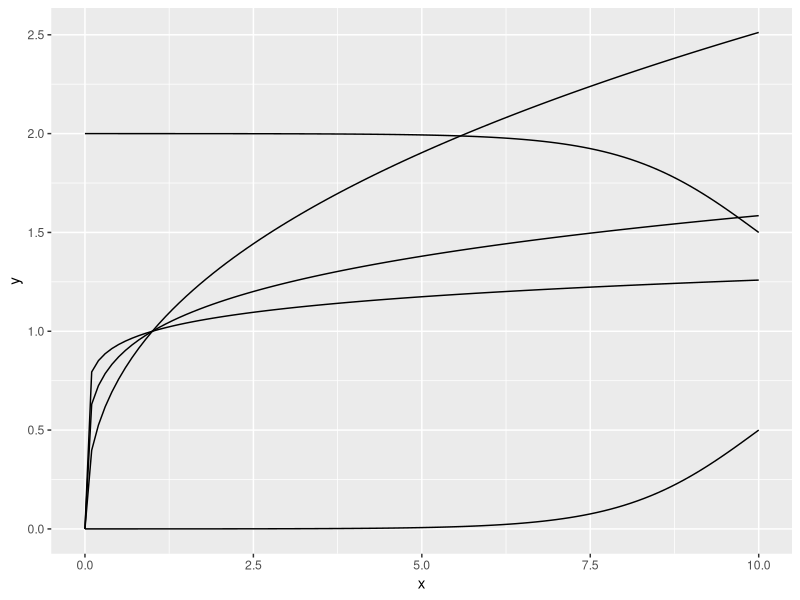
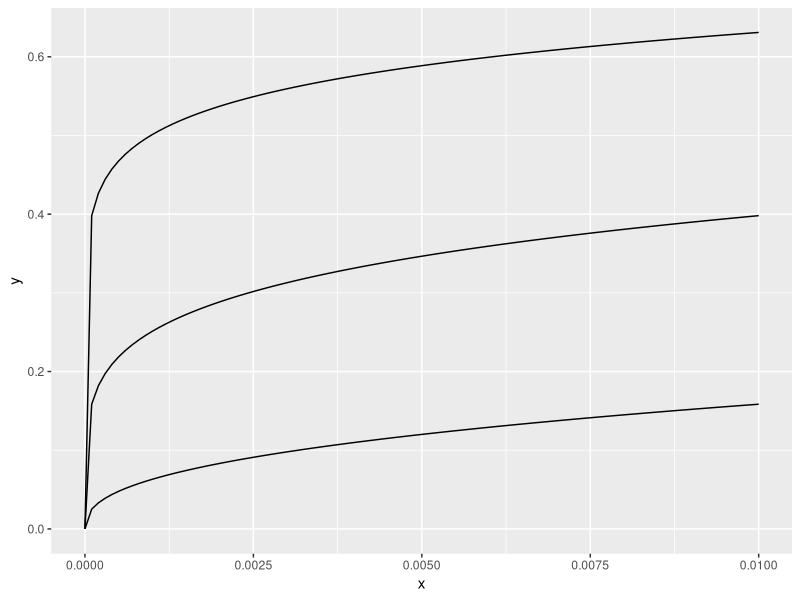

Generate these figures, in order, with R:
#
#
# Routine to simply plot a file
#
#

library(ggplot2)

myfun <- function(x) {
  1/ (1 + exp(-x + 10))
}


myfun1 <- function(x) {
  2 -1 / (1 + exp(-x + 10))
}

myfun2 <- function(x, n) {
  x^n
}

xmin = 0
xmax = 10

ggplot(data.frame(x = c(xmin, xmax)), aes(x=x)) +
  stat_function(fun=myfun, geom = "line") +
  stat_function(fun=myfun1, geom = "line") +
  stat_function(fun=myfun2, args = list(n=0.4), geom = "line") +
  stat_function(fun=myfun2, args = list(n=0.2), geom = "line") +
  stat_function(fun=myfun2, args = list(n=0.1), geom = "line")
  


xmin = 0
xmax = 0.01

ggplot(data.frame(x = c(xmin, xmax)), aes(x=x)) +
  stat_function(fun=myfun2, args = list(n=0.4), geom = "line") +
  stat_function(fun=myfun2, args = list(n=0.2), geom = "line") +
  stat_function(fun=myfun2, args = list(n=0.1), geom = "line")
